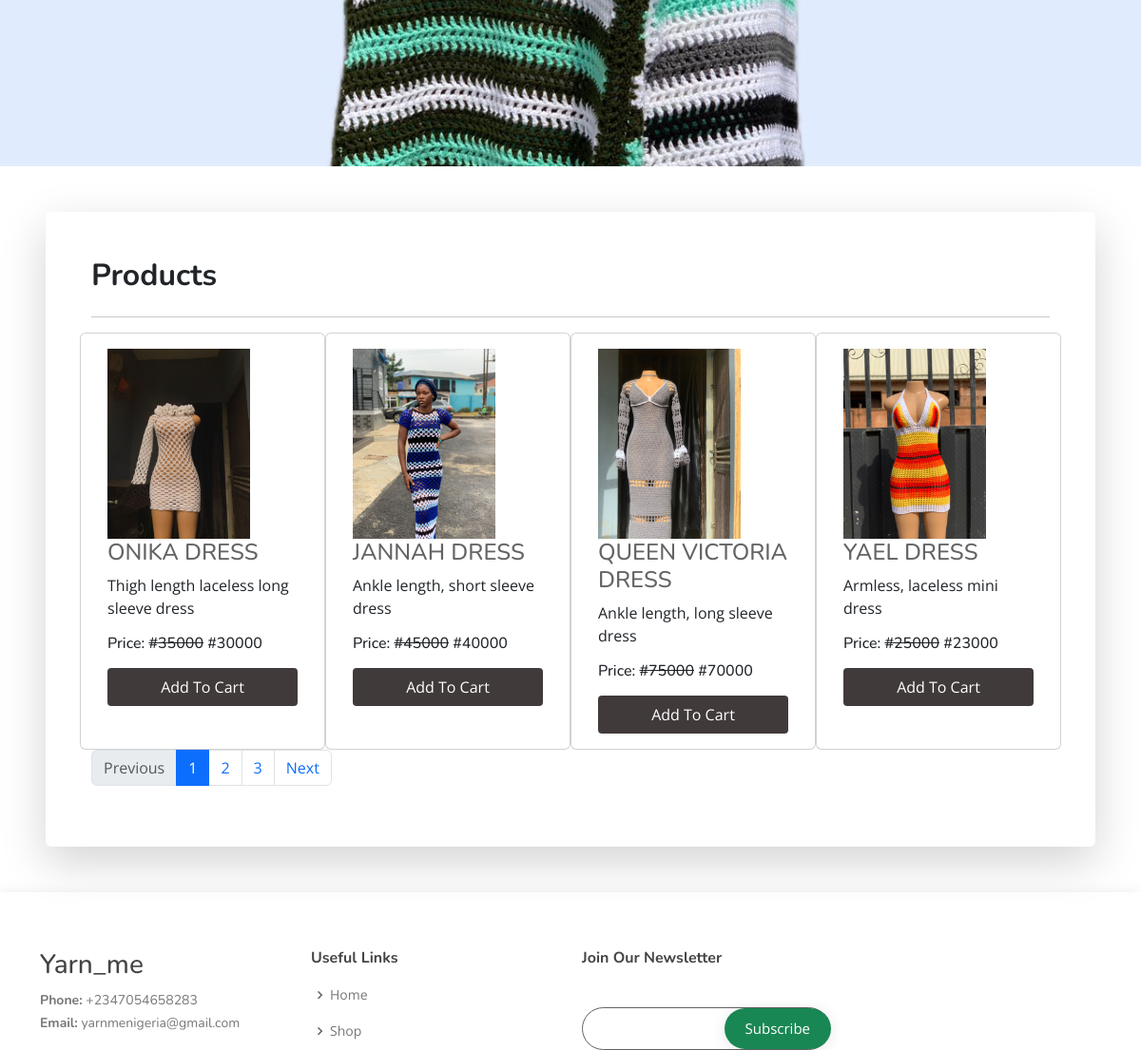
/ (middle part), run on an earlier commit of the app's database.
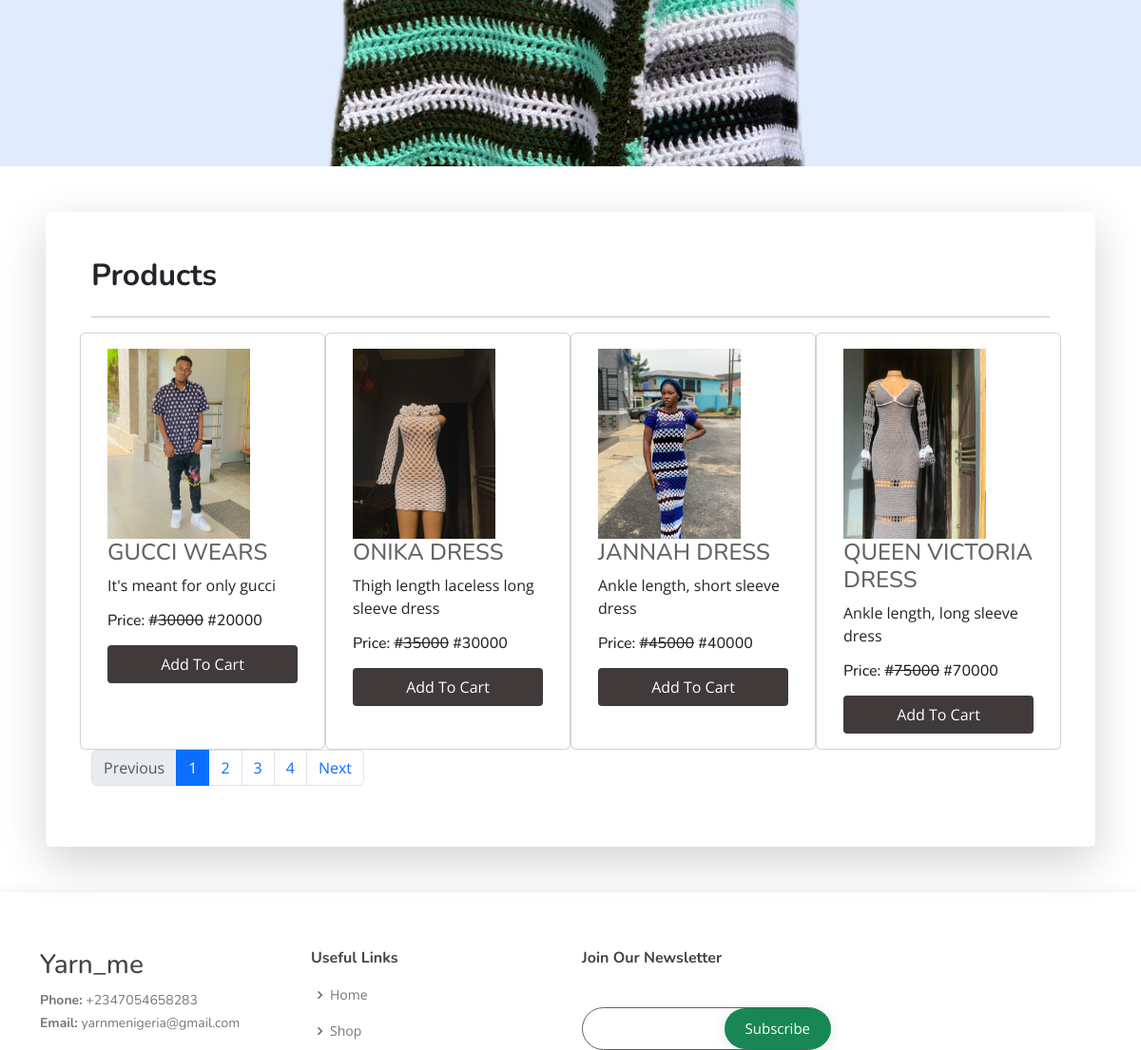
And on a later commit of the database.
### ecommerceapp/models.py (models this page shows, shortened)
class Product(models.Model):
    VARIANT_CHOICES = (
        ('None', 'None'),
        ('Size', 'Size'),
        ('Color', 'Color'),
        ('Size-Color', 'Size-Color'),
    )
    title = models.CharField(max_length=200)
    slug = models.SlugField(unique=True)
    category = models.ForeignKey(Category, on_delete=models.CASCADE)
    image = models.ImageField(upload_to="products/")
    marked_price = models.PositiveIntegerField()
    selling_price = models.PositiveIntegerField()
    description = models.TextField()
    view_count = models.PositiveIntegerField(default=0)
    variant = models.CharField(max_length=20, choices=VARIANT_CHOICES, default='None')

### ecommerceapp/views.py (the view)
# urls.py: path("", IndexView.as_view(), name="index"),
class IndexView(EcomMixin, TemplateView):
    template_name = "index.html"
    def get_context_data(self, **kwargs):
        context = super().get_context_data(**kwargs)
        context['myname'] = "Ayankola Timileyin"
        all_products = Product.objects.all().order_by("-id")
        paginator = Paginator(all_products, 4)
        page_number = self.request.GET.get("page")
        print(page_number)
        product_list = paginator.get_page(page_number)
        context['product_list'] = product_list
        return context

### ecommerceapp/views.py (called while the page is built, shortened)
    def dispatch(self, request, *args, **kwargs):
        cart_id = request.session.get("cart_id")
        return super().dispatch(request, *args, **kwargs)

### templates/index.html (shortened to what this page needs)
{% extends "base.html" %}
{% load static %}
{% block body %}
<main id="main">
    <section id="hero" class="min-vh-100 d-flex align-items-center justify-content-center">
        <div class="hero-container">
        </div>
    </section>
        <div class="card shadow-lg border-0 m-5 p-5">
            <h2 class="fw-bold">Products</h2>
            <hr>
            <div class="row">
                {% for p in product_list %}
                <div class="col-md-3 card">
                    <div class="card-body">
                        <img src="{{ p.image.url }}" alt="" class="img-fluid" style="height: 200px; object-fit: contain;">
                        <h4><a href="{% url 'ecommerceapp:productdetail' p.slug %}">{{ p.title }}</a></h4>
                        <p class="card-text">{{ p.description }}</p>
                        <h6 class="card-title mb-3">Price: <strike>#{{ p.marked_price }}</strike> #{{ p.selling_price }}</h6>
                        <form action="{% url 'ecommerceapp:addtocart' p.id %}" method="GET">
                            <button type="submit" class="btn btn-secondary w-100 py-2">Add To Cart</button>
                        </form>
                    </div>
                </div>
                {% endfor %}
            </div>
            <nav aria-label="...">
                <ul class="pagination">
                    {% if product_list.has_previous %}
                    <li class="page-item">
                        <a class="page-link" href="?page={{ product_list.previous_page_number }}">Previous</a>
                    </li>
                    {% else %}
                    <li class="page-item disabled">
                        <a class="page-link" href="" tabindex="-1">Previous</a>
                    </li>
                    {% endif %}
                    {% for i in product_list.paginator.page_range %}
                    {% if i == product_list.number %}
                    <li class="page-item active"><a class="page-link">{{i}}</a></li>
                    {% else %}
                    <li class="page-item"><a class="page-link" href="?page={{i}}">{{i}}</a></li>
                    {% endif %}
                    {% endfor %}
                    {% if product_list.has_next %}
                    <li class="page-item">
                        <a class="page-link" href="?page={{ product_list.next_page_number }}">Next</a>
                    </li>
                    {% else %}
                    <li class="page-item disabled">
                        <a class="page-link" href="" tabindex="-1">Next</a>
                    </li>
                    {% endif %}
                </ul>
            </nav>
        </div>
</main>
{% endblock body %}

### templates/base.html (shortened to what this page needs)
{% load static %}
<!DOCTYPE html>
<html lang="en">
<head>
  <link href="{% static '/assets/vendor/bootstrap/css/bootstrap.min.css' %}" rel="stylesheet">
  <link href="{% static '/assets/vendor/bootstrap-icons/bootstrap-icons.css' %}" rel="stylesheet">
  <link href="{% static '/assets/vendor/boxicons/css/boxicons.min.css' %}" rel="stylesheet">
  <link href="{% static '/assets/vendor/glightbox/css/glightbox.min.css' %}" rel="stylesheet">
  <link href="{% static '/assets/vendor/remixicon/remixicon.css' %}" rel="stylesheet">
  <link href="{% static '/assets/vendor/swiper/swiper-bundle.min.css' %}" rel="stylesheet">
  <link href="{% static '/assets/css/style.css' %}" rel="stylesheet">
  <link rel="stylesheet" href="{% static 'css/index.css' %}">
</head>
<body>
  <main id="main">
    {% block body %}
    {% endblock body %}
  </main>
 <footer id="footer">
  <div class="footer-top">
    <div class="container my-auto">
      <div class="row">
        <div class="col-lg-3 footer-contact">
          <h3>Yarn_me</h3>
          <p>
            <strong>Phone:</strong> +2347054658283<br>
            <strong>Email:</strong> yarnmenigeria@gmail.com<br>
          </p>
        </div>
        <div class="col-lg-3 footer-links">
          <h4>Useful Links</h4>
          <ul>
            <li><i class="bx bx-chevron-right"></i> <a href="{% url 'ecommerceapp:index' %}">Home</a></li>
            <li><i class="bx bx-chevron-right"></i> <a href="{% url 'ecommerceapp:shops' %}">Shop</a></li>
          </ul>
        </div>
        <div class="col-lg-3 footer-newsletter">
          <h4>Join Our Newsletter</h4>
          <form action="" method="post">
            <input type="email" name="email"><input type="submit" class="bg-success" value="Subscribe">
          </form>
        </div>
      </div>
    </div>
  </div>
</footer>
</body>
</html>

### static/assets/css/style.css (style rules this page uses)
body { font-family: "Open Sans", sans-serif; color: #444444; }
a { color: #646464; text-decoration: none; }
h1, h2, h3, h4, h5, h6 { font-family: "Nunito", sans-serif; }
#hero { background: url("../../images/bdd.jpg"); background-size: 100%; position: relative; }
#hero .hero-container { position: absolute; bottom: 0; top: 0; left: 0; right: 0; display: flex; justify-content: center; align-items: center; flex-direction: column; text-align: center; padding: 0 15px; }
@media (min-width: 1024px) { #hero { background-attachment: fixed; } }
section { padding: 60px 0; }
#footer { color: #444444; font-size: 14px; background: #f6f4f4; box-shadow: 0px 2px 15px rgba(0, 0, 0, 0.1); }
#footer .footer-top { padding: 60px 0 30px 0; background: #fff; }
#footer .footer-top .footer-contact { margin-bottom: 30px; }
#footer .footer-top .footer-contact p { font-size: 14px; line-height: 24px; margin-bottom: 0; font-family: "Nunito", sans-serif; color: #777777; }
#footer .footer-top h4 { font-size: 16px; font-weight: bold; color: #444444; position: relative; padding-bottom: 12px; }
#footer .footer-top .footer-links { margin-bottom: 30px; }
#footer .footer-top .footer-links ul { list-style: none; padding: 0; margin: 0; }
#footer .footer-top .footer-links ul i { padding-right: 2px; color: #646464; font-size: 18px; line-height: 1; }
#footer .footer-top .footer-links ul li { padding: 10px 0; display: flex; align-items: center; }
#footer .footer-top .footer-links ul li:first-child { padding-top: 0; }
#footer .footer-top .footer-links ul a { color: #777777; transition: 0.3s; display: inline-block; line-height: 1; }
#footer .footer-newsletter { font-size: 15px; }
#footer .footer-newsletter h4 { font-size: 16px; font-weight: bold; color: #444444; position: relative; padding-bottom: 12px; }
#footer .footer-newsletter form { margin-top: 30px; background: #ffffffca; padding: 6px 10px; position: relative; border-radius: 50px; text-align: left; border: 1px solid #636263; }
#footer .footer-newsletter form input[type=email] { border: 0; padding: 4px 8px; width: calc(100% - 100px); }
#footer .footer-newsletter form input[type=submit] { position: absolute; top: 0; right: -2px; bottom: 0; border: 0; background: none; font-size: 15px; padding: 0 22px; background: #646464; color: #fff; transition: 0.3s; border-radius: 50px; box-shadow: 0px 2px 15px rgba(0, 0, 0, 0.1); }

### static/css/index.css (style rules this page uses)
input[type="email"], input[type="tel"], input[type="text"] { width: 100%; padding: 8px; border: 1px solid #ccc; border-radius: 4px; }
button[type="submit"] { background-color: rgba(45, 37, 38, 0.9); color: white; padding: 10px 20px; border: none; border-radius: 4px; cursor: pointer; }

What changed in the data, as far as the page shows it:
no longer on this page (row edited): Product: image (picture), title "YAEL DRESS", description "Armless, laceless mini dress", marked_price "25000", selling_price "23000"
added Product: image (picture), title "GUCCI WEARS", description "It's meant for only gucci", marked_price "30000", selling_price "20000"
Also different on the page:
new list line: "4"
